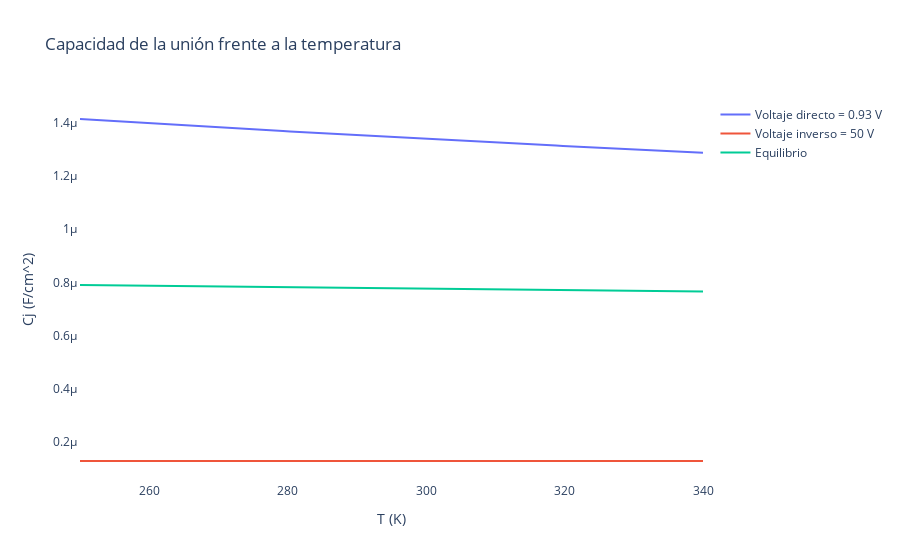

The notebook cell this image was saved under:
### Code cell
import numpy as np
import plotly.graph_objects as go

te = np.linspace(250, 340, 90)
vf_s = np.linspace(0, v_f, 1000)
vr_s = np.linspace(0, v_r, 1000)

c0_g = (eps/(np.sqrt(((2*eps)/q)*(1/n_d)*((((k*te)/q)*np.log((n_a*n_d)/((np.sqrt(n_c * n_v * np.exp(-e_g / ( kev * te))))**2)))))))
c_g =  (eps/(np.sqrt(((2*eps)/q)*(1/n_d)*((((k*te)/q)*np.log((n_a*n_d)/((np.sqrt(n_c * n_v * np.exp(-e_g / ( kev * te))))**2)))-v_f))))
c2_g = (eps/(np.sqrt(((2*eps)/q)*(1/n_d)*((((k*te)/q)*np.log((n_a*n_d)/((np.sqrt(n_c * n_v * np.exp(-e_g / ( kev * te))))**2)))+v_r))))


# Crear la figura
fig = go.Figure()

# Agregar las curvas al gráfico
fig.add_trace(go.Scatter(x=te, y=c_g, mode='lines', name=f'Voltaje directo = {v_f} V'))
fig.add_trace(go.Scatter(x=te, y=c2_g, mode='lines', name=f'Voltaje inverso = {v_r} V'))
fig.add_trace(go.Scatter(x=te, y=c0_g, mode='lines', name=f'Equilibrio'))

# Configurar el diseño del gráfico
fig.update_layout(
    xaxis=dict(title='T (K)', showline=True),
    yaxis=dict(title='Cj (F/cm^2)', showline=True),
    title='Capacidad de la unión frente a la temperatura',
    showlegend=True,
    plot_bgcolor="white",
    paper_bgcolor="white"
)
# Configurar las líneas de los ejes x e y



# Mostrar el gráfico
fig.show()
